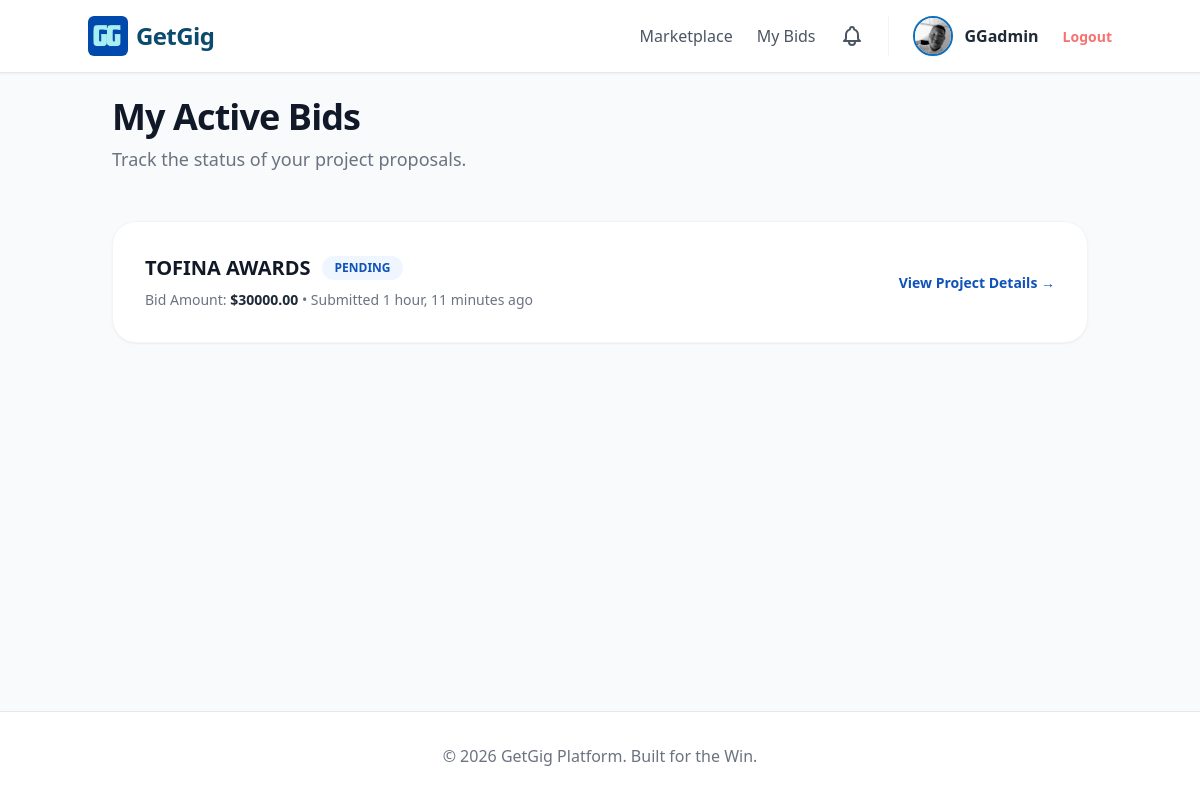
The page /projects/my-bids/ (signed in) on the database its author committed.
### users/models.py (models this page shows, shortened)
class CustomUser(AbstractUser):
    USER_TYPE_CHOICES = (
        ('client', 'Client'),
        ('freelancer', 'Freelancer'),
    )
    user_type = models.CharField(max_length=10, choices=USER_TYPE_CHOICES, default='freelancer')
    profile_image = models.ImageField(upload_to='profiles/', default='profiles/default.png')
    bio = models.TextField(blank=True)
    profile_image = models.ImageField(upload_to='profiles/', blank=True, null=True)
    company_name = models.CharField(max_length=100, blank=True)
    skills = models.CharField(max_length=255, blank=True)

### projects/models.py (models this page shows, shortened)
class Application(models.Model):
    STATUS_CHOICES = [
        ('pending', 'Pending'),
        ('accepted', 'Accepted'),
        ('rejected', 'Rejected'),
    ]
    project = models.ForeignKey(Project, on_delete=models.CASCADE, related_name='applications')
    freelancer = models.ForeignKey(settings.AUTH_USER_MODEL, on_delete=models.CASCADE)
    cover_letter = models.TextField()
    bid_amount = models.DecimalField(max_digits=10, decimal_places=2)
    status = models.CharField(max_length=20, choices=STATUS_CHOICES, default='pending') # New Field
    created_at = models.DateTimeField(auto_now_add=True)

class Project(models.Model):
    client = models.ForeignKey(settings.AUTH_USER_MODEL, on_delete=models.CASCADE, related_name='projects')
    title = models.CharField(max_length=200)
    description = models.TextField()
    budget = models.DecimalField(max_digits=10, decimal_places=2)
    deadline = models.DateField()
    created_at = models.DateTimeField(auto_now_add=True)
    image = models.ImageField(upload_to='project_images/', blank=True, null=True)

### projects/views.py (the view)
# urls.py: path('my-bids/', views.freelancer_bids, name='my_bids'),
@login_required
def freelancer_bids(request):
    if request.user.user_type != 'freelancer':
        return redirect('projects:client_dashboard')
    bids = Application.objects.filter(freelancer=request.user).select_related('project')
    return render(request, 'freelancers/my_bids.html', {'bids': bids})

### templates/freelancers/my_bids.html
{% extends 'base.html' %}
{% block content %}
<div class="mb-12">
    <h1 class="text-4xl font-extrabold text-gray-900 tracking-tight">My Active Bids</h1>
    <p class="text-lg text-gray-500 mt-2">Track the status of your project proposals.</p>
</div>
<div class="grid gap-6">
    {% for bid in bids %}
    <div class="bg-white rounded-3xl p-8 border border-gray-100 shadow-sm flex flex-col md:flex-row items-center justify-between hover:shadow-md transition">
        <div class="flex-grow">
            <div class="flex items-center space-x-3 mb-2">
                <h3 class="text-xl font-bold text-gray-900">{{ bid.project.title }}</h3>
                {% if bid.status == 'approved' or bid.status == 'accepted' %}
                    <span class="px-3 py-1 bg-green-50 text-mint text-xs font-bold rounded-full uppercase">Approved</span>
                {% elif bid.status == 'rejected' %}
                    <span class="px-3 py-1 bg-red-50 text-red-500 text-xs font-bold rounded-full uppercase">Declined</span>
                {% else %}
                    <span class="px-3 py-1 bg-blue-50 text-ocean text-xs font-bold rounded-full uppercase">Pending</span>
                {% endif %}
            </div>
            <p class="text-gray-500 text-sm">Bid Amount: <span class="font-bold text-gray-800">${{ bid.bid_amount }}</span> • Submitted {{ bid.created_at|timesince }} ago</p>
        </div>
        <div class="mt-4 md:mt-0">
            <a href="{% url 'projects:freelancer_dashboard' %}" class="text-sm font-bold text-ocean hover:underline">View Project Details →</a>
        </div>
    </div>
    {% empty %}
    <div class="text-center py-20 bg-slate-50 rounded-[3rem] border-2 border-dashed border-gray-200">
        <p class="text-gray-400 font-medium">You haven't placed any bids yet. Go find some work!</p>
    </div>
    {% endfor %}
</div>
{% endblock %}

### templates/base.html (shortened to what this page needs)
{% load static %}
{% load pwa %}
<!DOCTYPE html>
<html lang="en">
<head>
    <script src="https://cdn.tailwindcss.com"></script>
</head>
<body class="bg-slate-50 min-h-screen flex flex-col">
    <nav class="bg-white border-b border-gray-200 p-4 shadow-sm">
        <div class="container mx-auto flex justify-between items-center">
            <a href="/" class="flex items-center space-x-2">
                <img src="{% static 'images/logo.jpg' %}" alt="GetGig Logo" class="h-10 w-auto rounded-md">
                <span class="text-2xl font-bold text-[#0c4a6e] tracking-tight">GetGig</span>
            </a>
            <div class="flex items-center space-x-6 font-medium text-gray-600">
                {% if user.is_authenticated %}
                    {% if user.user_type == 'freelancer' %}
                        <a href="{% url 'projects:freelancer_dashboard' %}" class="hover:text-mint">Marketplace</a>
                        <a href="{% url 'projects:my_bids' %}" class="hover:text-mint">My Bids</a>
                    {% else %}
                        <a href="{% url 'projects:client_dashboard' %}" class="hover:text-mint">Dashboard</a>
                        <a href="{% url 'projects:create_project' %}" class="hover:text-ocean">Post Gig</a>
                    {% endif %}
                    <a href="{% url 'users:notifications' %}" class="text-gray-600 hover:text-blue-600 relative">
                    </a>
                    <a href="{% url 'users:edit_profile' %}" class="flex items-center space-x-3 group border-l pl-6 border-gray-100">
                        {% if user.profile_image %}
                            <img src="{{ user.profile_image.url }}" class="w-10 h-10 rounded-full object-cover border-2 border-[#0C6FBD] group-hover:border-mint transition shadow-sm">
                        {% else %}
                            <div class="w-10 h-10 rounded-full bg-[#0C6FBD] text-white flex items-center justify-center font-bold shadow-sm group-hover:bg-blue-700 transition">
                                {{ user.username|first|upper }}
                            </div>
                        {% endif %}
                        <span class="font-bold text-gray-800 hidden md:inline">{{ user.username }}</span>
                    </a>
                    <form action="{% url 'logout' %}" method="post" class="inline">
                        <button type="submit" class="text-sm font-bold text-red-400 hover:text-red-600 transition">Logout</button>
                    </form>
                {% else %}
                    <a href="{% url 'login' %}" class="hover:text-ocean">Login</a>
                    <a href="{% url 'users:register' %}" class="bg-[#0F52BA] hover:bg-blue-700 text-white px-6 py-2 rounded-lg transition shadow-md">
                        Get Started
                    </a>
                {% endif %}
            </div>
        </div>
    </nav>
    <div class="container mx-auto p-6 flex-grow">
        {% block content %}{% endblock %}
    </div>
    <footer class="bg-white border-t border-gray-200 p-8 text-center text-gray-500">
        &copy; 2026 GetGig Platform. Built for the Win.
    </footer>
</body>
</html>

### rows shown on the page
CustomUser: profile_image (picture), username "GGadmin"
Application: project "TOFINA AWARDS", status "PENDING", bid_amount "30000.00", created_at "1 hour, 11 minutes"
